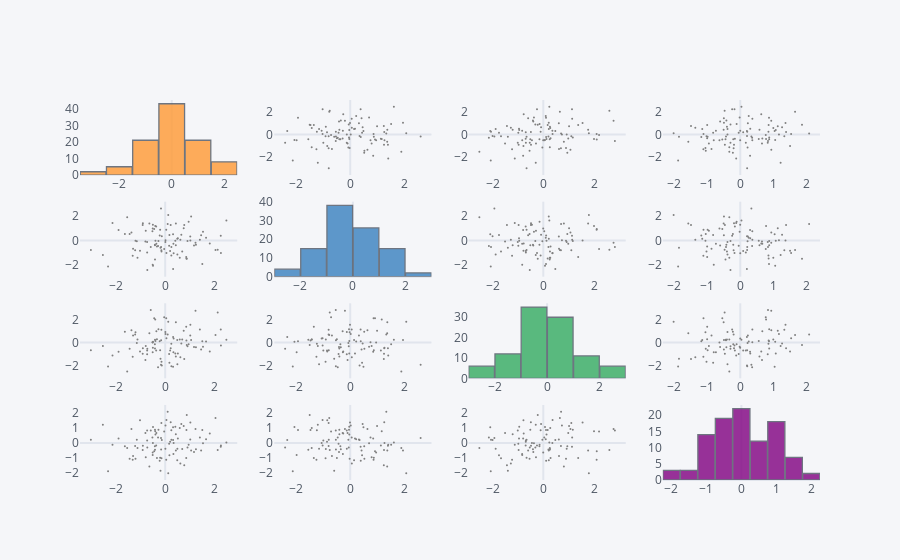

The notebook cell this image was saved under:
### Markdown cell above
## scatter_matrix()

Similar a sns.pairplot()

### Code cell
df.scatter_matrix()
